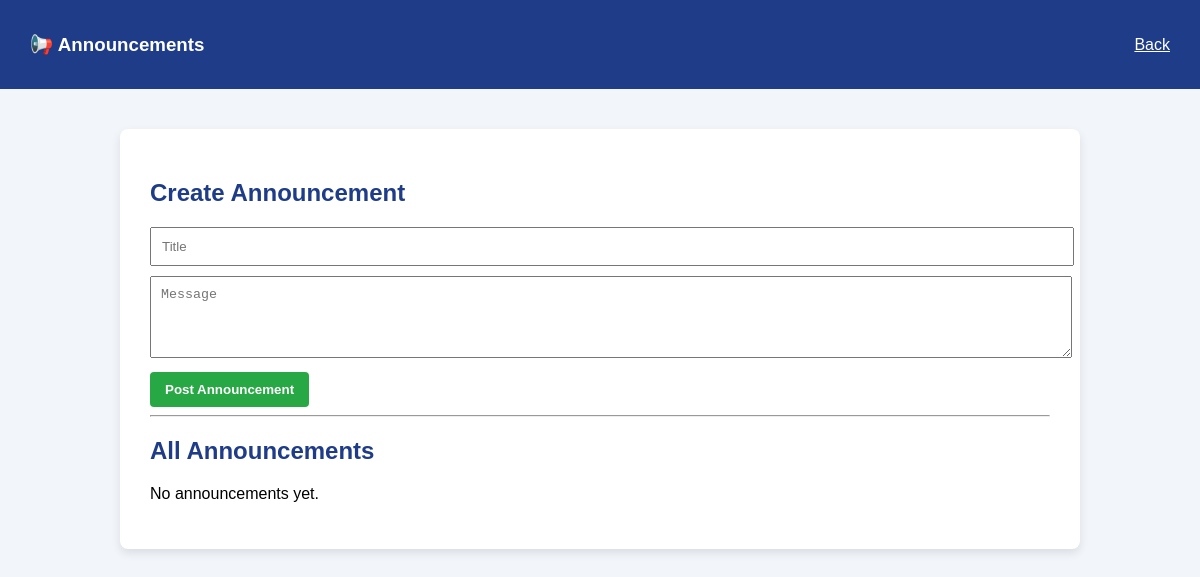
Before: /admin/announcements (signed in) with the older database file.
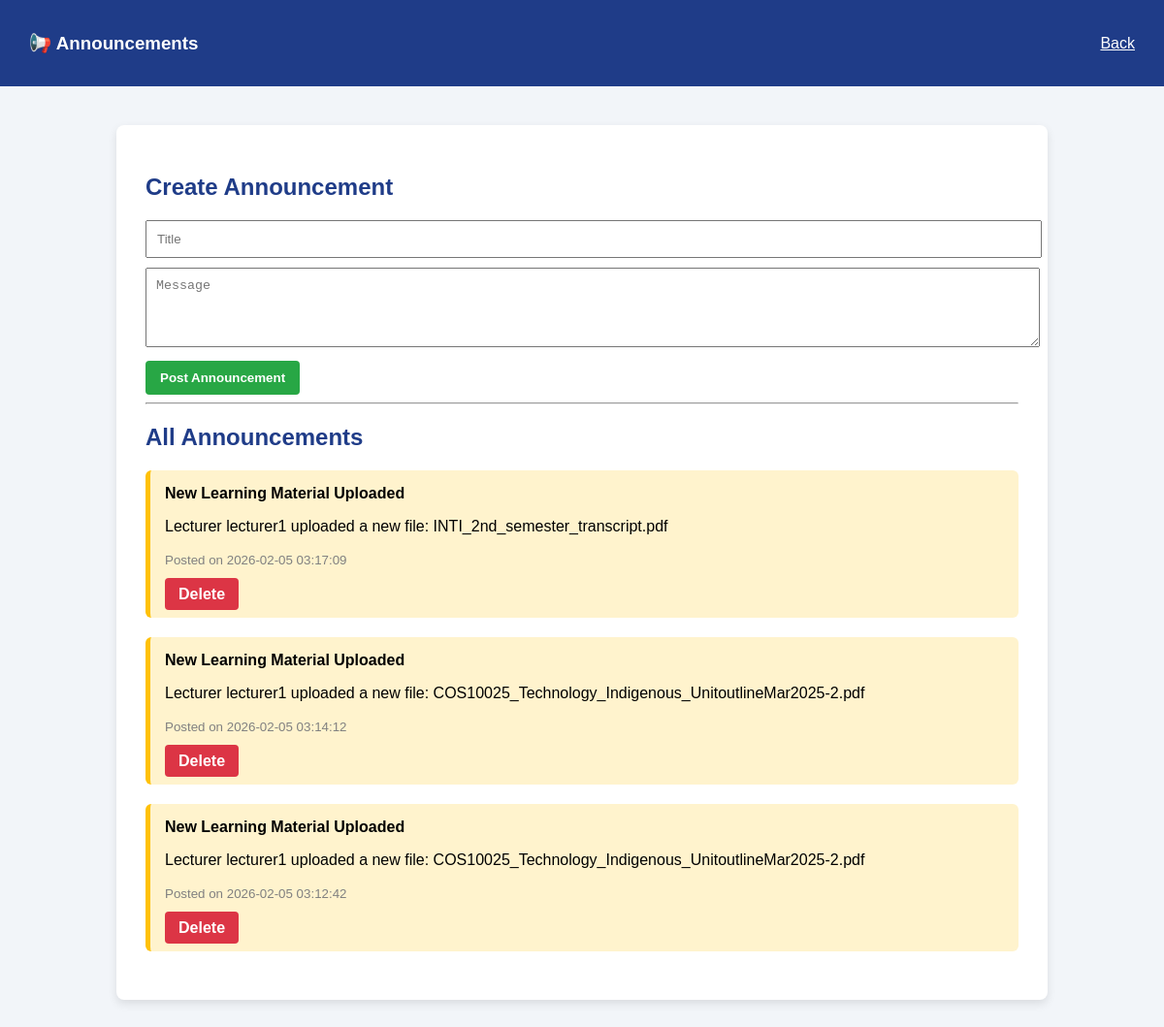
After: the same page with the newer database file.
### tables this page shows
CREATE TABLE announcements (
    id INTEGER PRIMARY KEY AUTOINCREMENT,
    title TEXT NOT NULL,
    message TEXT NOT NULL,
    created_at TEXT DEFAULT CURRENT_TIMESTAMP
);

### app.py (the view, shortened to what this page needs)
@app.route('/admin/announcements', methods=['GET', 'POST'])
def admin_announcements():
    if session.get('role') != 'admin' and 'user_id' not in session:
        flash("Access denied", "danger")
        return redirect(url_for('dashboard'))
    announcements = query_db(
        ADMIN_DB,
        "SELECT * FROM announcements ORDER BY created_at DESC"
    )
    return render_template(
        'admin_announcements.html',
        announcements=announcements
    )

### app.py (called while the page is built)
def query_db(db, query, args=(), one=False):
    conn = sqlite3.connect(db)
    conn.row_factory = sqlite3.Row
    cur = conn.cursor()
    cur.execute(query, args)
    conn.commit()
    result = cur.fetchall()
    conn.close()
    return result[0] if one and result else result

### templates/admin_announcements.html (shortened to what this page needs)
<!DOCTYPE html>
<html lang="en">
<head>
</head>
<body>
<div class="navbar">
    <h3>📢 Announcements</h3>
    <a href="{{ url_for('dashboard') }}" style="color:white;">Back</a>
</div>
<div class="container">
    {% if session.get('role') == 'admin' %}
    <h2>Create Announcement</h2>
    <form method="POST">
        <input type="text" name="title" placeholder="Title" required>
        <textarea name="message" rows="4" placeholder="Message" required></textarea>
        <button class="btn-add">Post Announcement</button>
    </form>
    <hr>
    {% endif %}
    <h2>All Announcements</h2>
    {% if announcements %}
        {% for a in announcements %}
        <div class="announcement">
            <h4>{{ a[1] }}</h4>
            <p>{{ a[2] }}</p>
            <small>Posted on {{ a[3] }}</small>
            {% if session.get('role') == 'admin' %}
                <br><br>
                <a href="{{ url_for('delete_announcement', aid=a[0]) }}" class="btn">
                    Delete
                </a>
            {% endif %}
        </div>
        {% endfor %}
    {% else %}
        <p>No announcements yet.</p>
    {% endif %}
</div>
</body>
</html>

Changed rows visible on the page:
added announcements: title "New Learning Material Uploaded", message "Lecturer lecturer1 uploaded a new file: INTI_2nd_semester_transcript.pdf", created_at "2026-02-05 03:17:09"
added announcements: title "New Learning Material Uploaded", message "Lecturer lecturer1 uploaded a new file: COS10025_Technology_Indigenous_UnitoutlineMar2025-2.pdf", created_at "2026-02-05 03:14:12"
added announcements: title "New Learning Material Uploaded", message "Lecturer lecturer1 uploaded a new file: COS10025_Technology_Indigenous_UnitoutlineMar2025-2.pdf", created_at "2026-02-05 03:12:42"
Other visible differences:
text no longer shown: "No announcements yet."
